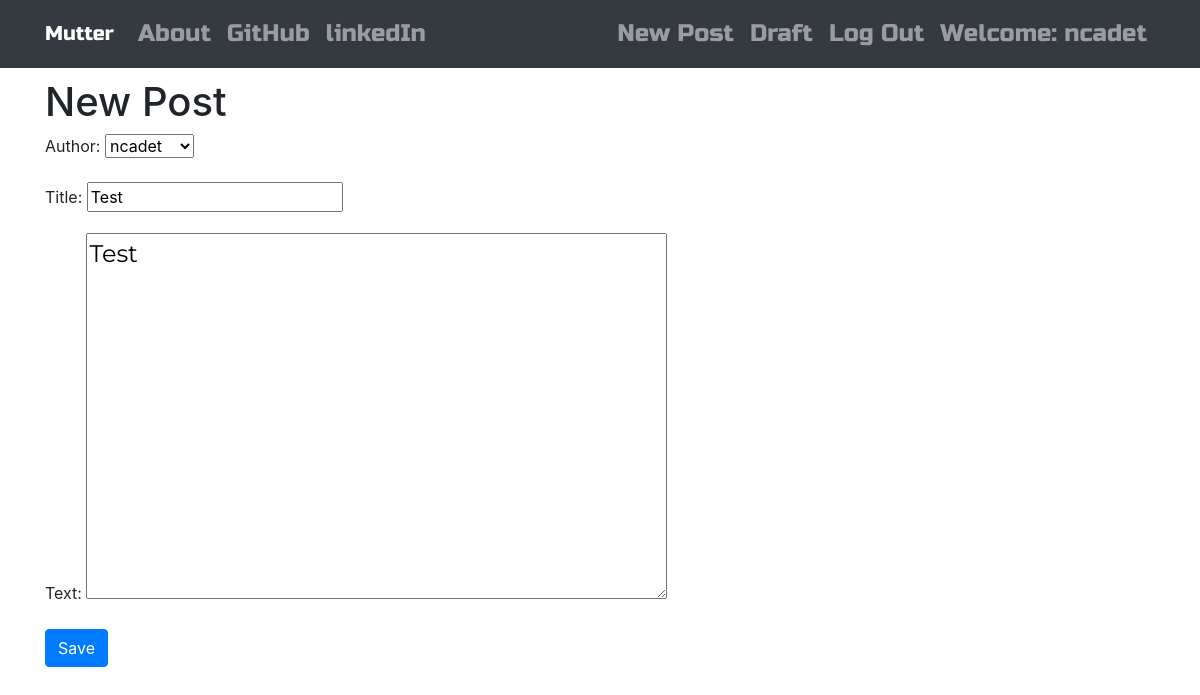
Screenshot of /post/2/edit/ (signed in) with the database file from the repository.
### blog/models.py (models this page shows, shortened)
class Post(models.Model):
    author = models.ForeignKey('auth.User', on_delete=models.CASCADE)
    title = models.CharField(max_length=200)
    text = models.TextField()
    create_date = models.DateTimeField(default=timezone.now)
    published_date = models.DateTimeField(blank=True, null=True)

### blog/views.py (the view)
# urls.py: re_path(r'^post/(?P<pk>\d+)/edit/$', views.PostUpdateView.as_view(), name='post_edit'),
class PostUpdateView(LoginRequiredMixin, UpdateView):
    login_url = '/login/'
    redirect_field_name = 'blog/post_detail.html'
    form_class = PostForm
    model = Post

### blog/forms.py
class PostForm(forms.ModelForm):
    class Meta():
        model = Post
        fields = ('author', 'title', 'text')
        widgets = {
            'title':forms.TextInput(attrs={'class':'textinputclass'}),
            'text':forms.Textarea(attrs={'class':'editable medium-editor-textarea postcontent'})
        }

### blog/templates/blog/post_form.html (shortened to what this page needs)
{% extends "blog/base.html" %}
{% block body_block %}
    <h1>New Post</h1>
    <form class="post-form" method="POST">
        {{ form.as_p }}
        <button type="submit" class="save btn btn-primary">Save</button>
    </form>
{% endblock %}

### blog/templates/blog/base.html (shortened to what this page needs)
<!DOCTYPE html>
{% load staticfiles %}
<html lang="en">
<head>
    <link rel="stylesheet" href="https://stackpath.bootstrapcdn.com/bootstrap/4.4.1/css/bootstrap.min.css">
    <link rel="stylesheet" href="//cdn.jsdelivr.net/npm/medium-editor@latest/dist/css/medium-editor.min.css" type="text/css" media="screen" charset="utf-8">
    <link rel="stylesheet" href="{% static 'css/blog.css' %}">
</head>
<body>
    <nav class="navbar navbar-expand-lg navbar-dark bg-dark techfont custom-navbar">
        <div class="container">
            <a class="navbar-brand" href="{% url 'post_list' %}">Mutter</a>
            <ul class="nav navbar-nav mr-auto">
                <li class="nav-item"><a class="nav-link" href="{% url 'about' %}">About</a></li>
                <li class="nav-item"><a class="nav-link" href="https://www.github.com">GitHub</a></li class="nav-item">
                <li class="nav-item"><a class="nav-link" href="https://www.linkedin.com">linkedIn</a></li>
            </ul>
            <ul class="nav navbar-nav ml-auto">
                {% if user.is_authenticated %}
                <li class="nav-item">
                    <a class="nav-link" href="{% url 'post_new' %}">New Post</a class="nav-link">
                </li>
                <li class="nav-item">
                    <a class="nav-link" href="{% url 'post_draft_list' %}">Draft</a class="nav-link">
                </li>
                <li class="nav-item">
                    <a class="nav-link" href="{% url 'logout' %}">Log Out</a class="nav-link">
                </li>
                <li class="nav-item">
                    <a class="nav-link" href="#">Welcome: {{user.username}}</a class="nav-link">
                </li>
                {% endif %}
            </ul>
        </div>
    </nav>
    <div class="content container">
        <div class="row">
            <div class="col-md-8 col-lg-12">
                <div class="blog_posts">
                    {% block body_block %}
                    {% endblock %}
                </div>
            </div>
        </div>
    </div>
</body>
</html>

### blog/static/css/blog.css (style rules this page uses)
.techfont { font-family: 'Russo One', sans-serif; font-size: 1.5em; margin-bottom: 10px; }
.postcontent { font-family: 'Montserrat'; font-size: 1.5em; }

### rows the page displays
Post: author "ncadet", title "Test", text "Test"

### other values shown
{{ user.username }} "ncadet"
